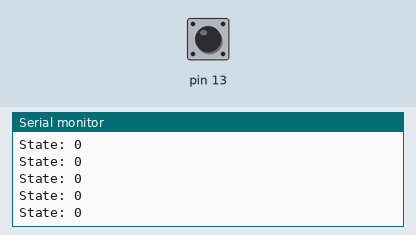
The sketch below on a simulated Arduino Uno, built with avr-gcc and run on an emulated ATmega328P. Shown: the last lines printed to the serial monitor. Inputs (shaded band) come from the test bench; at power-on: pin 13 LOW.

Above: at 1.2 s.
1.3 s: pin 13 pulsed HIGH 2 times (0.12 s each, 0.3 s apart)
At 1.43 s:
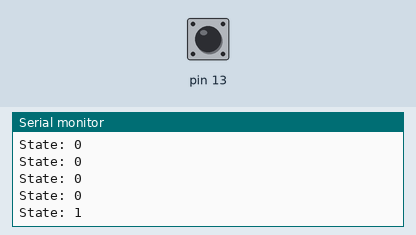
4.9 s: pin 13 pulsed HIGH 2 times (0.12 s each, 0.3 s apart)
At 5.8 s:
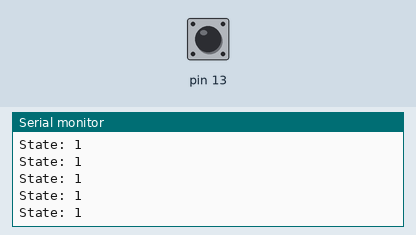
Timing chart, 0 to 7.9 s (numbered marks = the images above; inputs shaded):
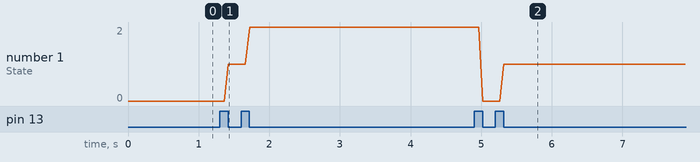

Measured:
- after the input at 1.3 s, the serial monitor: prints a new line after 0.12 s (image 1)
- after the input at 4.9 s, the serial monitor: prints a new line after 0.12 s (image 2)
- plotted number 1: 0 → 2 after the input at 1.3 s, 2 → 1 after the input at 4.9 s

The sketch:

Toggle.ino
```cpp
uint8_t state = 0;

void setup() {
    Serial.begin(9600);
    pinMode(13, INPUT);
}

void loop() {
    if (digitalRead(13)) {
        state++;
        if (state > 2) {
            state = 0;
        }
        while (digitalRead(13)) {
            delay(1);
        }
    }
    Serial.print("State: ");
    Serial.println(state);
}
```
